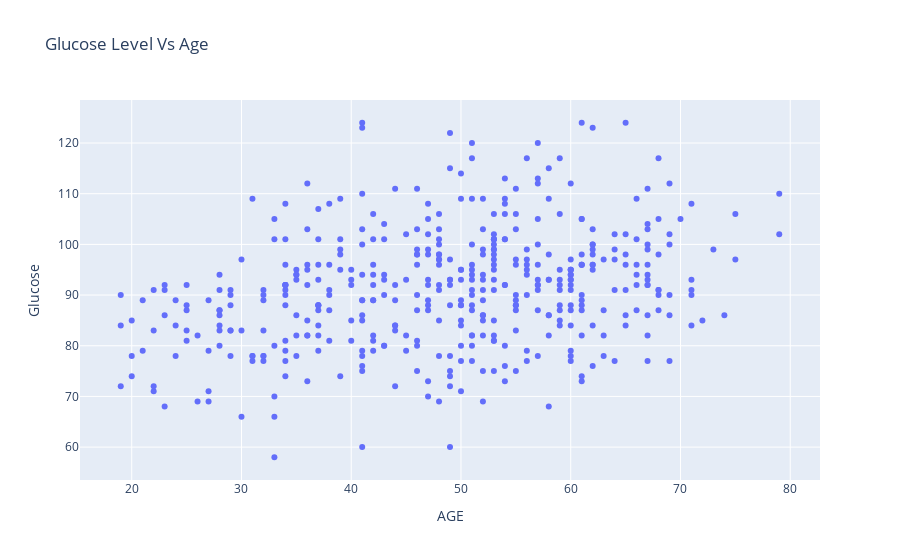

Notebook source saved alongside this figure:
### Markdown cell above
&#9989; **(6 pt):** From the dataframe used above, make a scatter plot of glucose level versus age. Make sure to include a title.

### Code cell
## put your code here
fig = px.scatter(ddf, x = "AGE", y = "Glucose", title = "Glucose Level Vs Age")
fig.show()

### Figure 1 — Plotly figure (JSON) as saved in the notebook; plotly's stock layout.template omitted (floating-point values rounded to 4 significant figures; data arrays with more than 128 entries replaced by an {"elided": "..."} marker saying what was removed)
{"data": [{"hovertemplate": "AGE=%{x}<br>Glucose=%{y}<extra></extra>", "legendgroup": "", "marker": {"color": "#636efa", "symbol": "circle"}, "mode": "markers", "name": "", "orientation": "v", "showlegend": false, "type": "scatter", "x": {"elided": "442 int values"}, "xaxis": "x", "y": {"elided": "442 int values"}, "yaxis": "y"}], "layout": {"legend": {"tracegroupgap": 0}, "title": {"text": "Glucose Level Vs Age"}, "xaxis": {"anchor": "y", "domain": [0, 1], "title": {"text": "AGE"}}, "yaxis": {"anchor": "x", "domain": [0, 1], "title": {"text": "Glucose"}}}}
